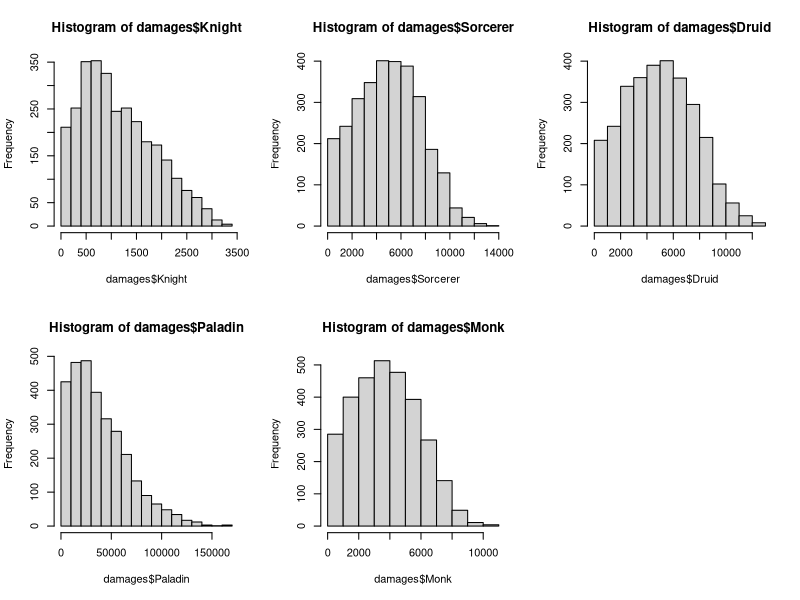
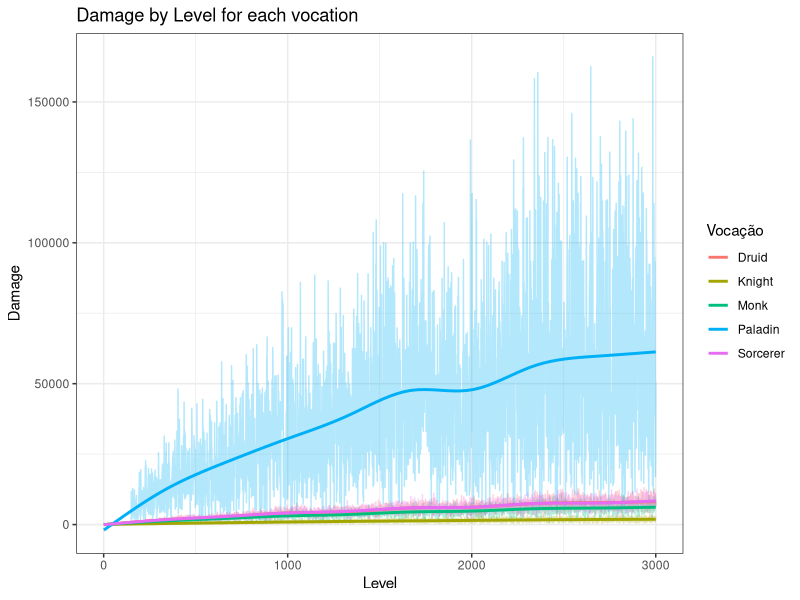

These charts were generated, in order, by the following R code:
# comparar o scalling de dano para cada vocação no tibia.
# o scalling é o mesmo em todas as vocações, o que muda é a quantidade de alvos por turno
# knight: 1 ataque comum + ataque de área (exori gran: 9 sqm) 
# sorcerer : 1 ataque comum + runa de área (GFB: 37 sqm)
# druid: 1 ataque comum + runa de área (AVA: 37 sqm)
# paladin: 1 ataque comum + runa de area (Diamond arrow: 21; AVA: 37 sqm)
# monk: 1 ataque comum + runa de area (AVA: 37 sqm)
#
# a cada turno, a quantidade de alvos deve variar dado uma certa probabilidade normal
#
library(truncnorm)
library(ggplot2)
library(tidyr)
library(dplyr)

# define quantos sqm um personagem atinge em um turno dado a sorte. Cada voc tem um sqm diferente
Hit_Number = function(sqm, hit_number){
  a = 1
  b = sqm
  mu = round(sqm / 2)
  sigma = 5
  
  hit = round(rtruncnorm(hit_number, a = a, b = b, mean = mu, sd = sigma))
  return(hit)
}

level = seq(1, 3000, 1)
damages = data.frame()
for(i in 1:length(level)){
  # Dano: Base + Base * SQM acertados
  # Dado um certo level, o scalling de dano muda
  # Dano Base
  if(i <= 149){
    base_k = ceiling(i / 5)
    base_s = ceiling(i / 5)
    base_d = ceiling(i / 5)
    base_p = ceiling(i / 5)
    base_m = ceiling(i / 5)
  }
  
  if(i >= 150 && i <= 500){
    base_k = ceiling(i / 5)
    base_s = ceiling(i / 5)
    base_d = ceiling(i / 5)
    base_p = ceiling(i / 5) * Hit_Number(21, 1)
    base_m = ceiling(i / 5)
  }
  
  if(i >= 501 && i <= 1100){
    base_k = ceiling(i / 6)
    base_s = ceiling(i / 6)
    base_d = ceiling(i / 6)
    base_p = ceiling(i / 6) * Hit_Number(21, 1)
    base_m = ceiling(i / 6)
  }
  
  if(i >= 1101 && i <= 1800){
    base_k = ceiling(i / 7)
    base_s = ceiling(i / 7)
    base_d = ceiling(i / 7)
    base_p = ceiling(i / 7) * Hit_Number(21, 1)
    base_m = ceiling(i / 7)
  }
  
  if(i >= 1801 && i <= 2600){
    base_k = ceiling(i / 8)
    base_s = ceiling(i / 8)
    base_d = ceiling(i / 8)
    base_p = ceiling(i / 8) * Hit_Number(21, 1)
    base_m = ceiling(i / 8)
  }
  
  if(i >= 2601 && i <= 3500){
    base_k = ceiling(i / 9)
    base_s = ceiling(i / 9)
    base_d = ceiling(i / 9)
    base_p = ceiling(i / 9) * Hit_Number(21, 1)
    base_m = ceiling(i / 9)
  }
  
  if(i >= 3501 && i <= 4300){
    base_k = ceiling(i / 10)
    base_s = ceiling(i / 10)
    base_d = ceiling(i / 10)
    base_p = ceiling(i / 10) * Hit_Number(21, 1)
    base_m = ceiling(i / 10)
  }
  
  if(i >= 4301 && i <= 5200){
    base_k = ceiling(i / 11)
    base_s = ceiling(i / 11)
    base_d = ceiling(i / 11)
    base_p = ceiling(i / 11) * Hit_Number(21, 1)
    base_m = ceiling(i / 11)
  }
  
  if(i >= 5201 && i <= 6200){
    base_k = ceiling(i / 12)
    base_s = ceiling(i / 12)
    base_d = ceiling(i / 12)
    base_p = ceiling(i / 12) #* Hit_Number(21, 1)
    base_m = ceiling(i / 12)
  }
  
  # Dano em área
  area_k = base_k * Hit_Number(9, 1) # Exori gran 
  area_s = (base_s * Hit_Number(37, 1)) + (base_s * Hit_Number(11, 1)) # GFB + exori vis hur
  area_d = (base_d * Hit_Number(37, 1)) + (base_d * Hit_Number(11, 1)) # AVA + exori terra hur
  area_p = base_p * Hit_Number(37, 1) # AVA ou GFB
  area_m = base_m * Hit_Number(37, 1) # AVA ou GFB
  
  # Dano total
  total_k = base_k + area_k
  total_s = base_s + area_s
  total_d = base_d + area_d
  total_p = base_p + area_p
  total_m = base_m + area_m
  
  #
  turn = c(total_k, total_s, total_d, total_p, total_m)
  damages = rbind(damages, turn)
}
colnames(damages) = c("Knight", "Sorcerer", "Druid", "Paladin", "Monk")

# estats básicas
summary(damages)

par(mfrow = c(2,3))
hist(damages$Knight)
hist(damages$Sorcerer)
hist(damages$Druid)
hist(damages$Paladin)
hist(damages$Monk)
dev.off()

# Supondo que seu data frame damage tem uma coluna de índice implícita (1, 2, 3, ...)
damages_new = damages %>% mutate(Level = row_number())

# Transformar de wide para long
damages_long = damages_new %>%
  pivot_longer(cols = c(Knight, Sorcerer, Druid, Paladin, Monk),
               names_to = "Vocação",
               values_to = "Dano")

# Plotar
p = ggplot(damages_long, aes(x = Level, y = Dano, color = Vocação)) +
    geom_line(alpha = 0.3) +
    geom_smooth(method = "gam", se = FALSE, linewidth = 1) +
    theme_minimal() +
    labs(title = "Damage by Level for each vocation",
         x = "Level",
         y = "Damage") +
    theme_bw()

ggsave(p, filename = "~/Dropbox/tibia_damage/Damage_Voc.pdf")
